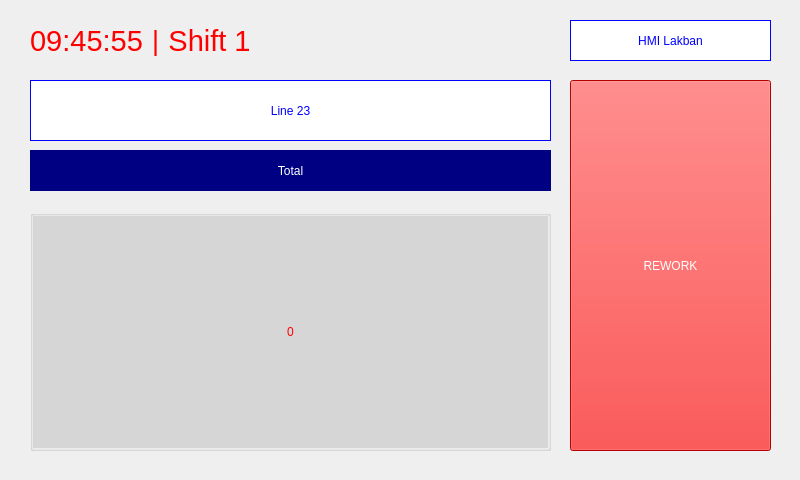
<?xml version="1.0" encoding="UTF-8"?>
<ui version="4.0">
 <class>MainWindow</class>
 <widget class="QMainWindow" name="MainWindow">
  <property name="geometry">
   <rect>
    <x>0</x>
    <y>0</y>
    <width>800</width>
    <height>480</height>
   </rect>
  </property>
  <property name="sizePolicy">
   <sizepolicy hsizetype="Preferred" vsizetype="Preferred">
    <horstretch>0</horstretch>
    <verstretch>0</verstretch>
   </sizepolicy>
  </property>
  <property name="windowTitle">
   <string>MainWindow</string>
  </property>
  <widget class="QWidget" name="centralWidget">
   <widget class="QLabel" name="label_9">
    <property name="geometry">
     <rect>
      <x>570</x>
      <y>20</y>
      <width>201</width>
      <height>41</height>
     </rect>
    </property>
    <property name="styleSheet">
     <string notr="true">font: 75 18pt &quot;Arial&quot;;
color: rgb(0, 0, 255);
background-color: rgb(255, 255, 255);
border-color: rgb(0, 0, 255);</string>
    </property>
    <property name="frameShape">
     <enum>QFrame::Box</enum>
    </property>
    <property name="text">
     <string>HMI Lakban</string>
    </property>
    <property name="alignment">
     <set>Qt::AlignCenter</set>
    </property>
   </widget>
   <widget class="QWidget" name="horizontalWidget" native="true">
    <property name="geometry">
     <rect>
      <x>30</x>
      <y>150</y>
      <width>521</width>
      <height>41</height>
     </rect>
    </property>
    <layout class="QHBoxLayout" name="horizontalLayout_2">
     <property name="spacing">
      <number>0</number>
     </property>
     <property name="leftMargin">
      <number>0</number>
     </property>
     <property name="topMargin">
      <number>0</number>
     </property>
     <property name="rightMargin">
      <number>0</number>
     </property>
     <property name="bottomMargin">
      <number>0</number>
     </property>
     <item>
      <widget class="QLabel" name="label_10">
       <property name="sizePolicy">
        <sizepolicy hsizetype="Preferred" vsizetype="Preferred">
         <horstretch>0</horstretch>
         <verstretch>0</verstretch>
        </sizepolicy>
       </property>
       <property name="minimumSize">
        <size>
         <width>0</width>
         <height>40</height>
        </size>
       </property>
       <property name="styleSheet">
        <string notr="true">color: rgb(255, 255, 255);
font: 75 18pt &quot;Arial&quot;;
background-color: rgb(0, 0, 131);</string>
       </property>
       <property name="text">
        <string>Total</string>
       </property>
       <property name="alignment">
        <set>Qt::AlignCenter</set>
       </property>
      </widget>
     </item>
    </layout>
   </widget>
   <widget class="QGroupBox" name="gridGroupBox">
    <property name="geometry">
     <rect>
      <x>30</x>
      <y>210</y>
      <width>521</width>
      <height>241</height>
     </rect>
    </property>
    <property name="alignment">
     <set>Qt::AlignCenter</set>
    </property>
    <layout class="QGridLayout" name="gridLayout">
     <property name="leftMargin">
      <number>0</number>
     </property>
     <property name="topMargin">
      <number>0</number>
     </property>
     <property name="rightMargin">
      <number>0</number>
     </property>
     <property name="bottomMargin">
      <number>0</number>
     </property>
     <item row="0" column="0">
      <widget class="QLabel" name="val_line23">
       <property name="sizePolicy">
        <sizepolicy hsizetype="Preferred" vsizetype="Preferred">
         <horstretch>0</horstretch>
         <verstretch>0</verstretch>
        </sizepolicy>
       </property>
       <property name="styleSheet">
        <string notr="true">color: rgb(255, 0, 0);
font: 75 30pt &quot;Arial&quot;;
background-color: rgb(214, 214, 214);</string>
       </property>
       <property name="frameShape">
        <enum>QFrame::NoFrame</enum>
       </property>
       <property name="text">
        <string>0</string>
       </property>
       <property name="alignment">
        <set>Qt::AlignCenter</set>
       </property>
       <property name="wordWrap">
        <bool>false</bool>
       </property>
       <property name="margin">
        <number>10</number>
       </property>
      </widget>
     </item>
    </layout>
   </widget>
   <widget class="QWidget" name="horizontalWidget" native="true">
    <property name="geometry">
     <rect>
      <x>30</x>
      <y>20</y>
      <width>221</width>
      <height>41</height>
     </rect>
    </property>
    <layout class="QHBoxLayout" name="horizontalLayout">
     <property name="spacing">
      <number>0</number>
     </property>
     <property name="leftMargin">
      <number>0</number>
     </property>
     <property name="topMargin">
      <number>0</number>
     </property>
     <property name="rightMargin">
      <number>0</number>
     </property>
     <property name="bottomMargin">
      <number>0</number>
     </property>
     <item>
      <widget class="QLabel" name="time_lbl">
       <property name="font">
        <font>
         <family>Arial</family>
         <pointsize>22</pointsize>
         <weight>9</weight>
         <italic>false</italic>
         <bold>false</bold>
        </font>
       </property>
       <property name="styleSheet">
        <string notr="true">color: rgb(255, 0, 0);
font: 75 22pt &quot;Arial&quot;;</string>
       </property>
       <property name="text">
        <string>09:45:55</string>
       </property>
       <property name="alignment">
        <set>Qt::AlignCenter</set>
       </property>
      </widget>
     </item>
     <item>
      <widget class="QLabel" name="label">
       <property name="font">
        <font>
         <family>MS Shell Dlg 2</family>
         <pointsize>20</pointsize>
         <weight>9</weight>
         <italic>false</italic>
         <bold>false</bold>
        </font>
       </property>
       <property name="styleSheet">
        <string notr="true">color: rgb(255, 0, 0);
font: 75 20pt &quot;MS Shell Dlg 2&quot;;</string>
       </property>
       <property name="text">
        <string>|</string>
       </property>
       <property name="alignment">
        <set>Qt::AlignCenter</set>
       </property>
      </widget>
     </item>
     <item>
      <widget class="QLabel" name="shift_lbl">
       <property name="font">
        <font>
         <family>Arial</family>
         <pointsize>22</pointsize>
         <weight>9</weight>
         <italic>false</italic>
         <bold>false</bold>
        </font>
       </property>
       <property name="styleSheet">
        <string notr="true">color: rgb(255, 0, 0);
font: 75 22pt &quot;Arial&quot;;</string>
       </property>
       <property name="text">
        <string>Shift 1</string>
       </property>
       <property name="alignment">
        <set>Qt::AlignCenter</set>
       </property>
      </widget>
     </item>
    </layout>
   </widget>
   <widget class="QPushButton" name="pb_rework">
    <property name="geometry">
     <rect>
      <x>570</x>
      <y>80</y>
      <width>201</width>
      <height>371</height>
     </rect>
    </property>
    <property name="styleSheet">
     <string notr="true">color: rgb(255, 255, 255);
background-color: rgb(255, 0, 0);
font: 75 24pt &quot;Arial&quot;;</string>
    </property>
    <property name="text">
     <string>REWORK</string>
    </property>
   </widget>
   <widget class="QLabel" name="lbl_line">
    <property name="geometry">
     <rect>
      <x>30</x>
      <y>80</y>
      <width>521</width>
      <height>61</height>
     </rect>
    </property>
    <property name="styleSheet">
     <string notr="true">color: rgb(0, 0, 255);
background-color: rgb(255, 255, 255);
border-color: rgb(0, 0, 255);
font: 75 28pt &quot;Arial&quot;;</string>
    </property>
    <property name="frameShape">
     <enum>QFrame::Box</enum>
    </property>
    <property name="text">
     <string>Line 23</string>
    </property>
    <property name="alignment">
     <set>Qt::AlignCenter</set>
    </property>
   </widget>
  </widget>
 </widget>
 <layoutdefault spacing="6" margin="11"/>
 <resources/>
 <connections/>
</ui>
